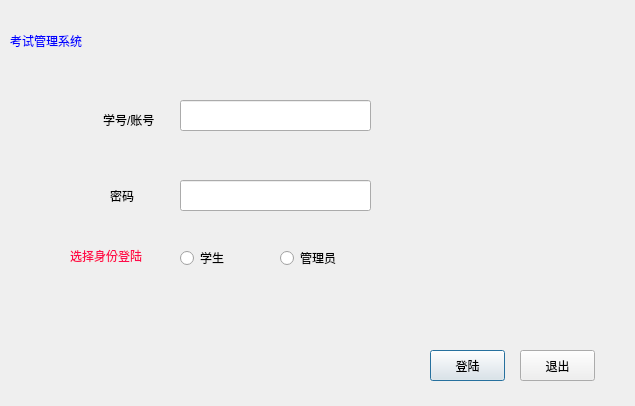
<?xml version="1.0" encoding="UTF-8"?>
<ui version="4.0">
 <class>student_exam_login</class>
 <widget class="QDialog" name="student_exam_login">
  <property name="geometry">
   <rect>
    <x>0</x>
    <y>0</y>
    <width>635</width>
    <height>406</height>
   </rect>
  </property>
  <property name="windowTitle">
   <string>考试登陆界面</string>
  </property>
  <widget class="QPushButton" name="pushButton">
   <property name="geometry">
    <rect>
     <x>430</x>
     <y>350</y>
     <width>75</width>
     <height>31</height>
    </rect>
   </property>
   <property name="text">
    <string>登陆</string>
   </property>
  </widget>
  <widget class="QPushButton" name="pushButton_2">
   <property name="geometry">
    <rect>
     <x>520</x>
     <y>350</y>
     <width>75</width>
     <height>31</height>
    </rect>
   </property>
   <property name="text">
    <string>退出</string>
   </property>
  </widget>
  <widget class="QLineEdit" name="lineEdit">
   <property name="geometry">
    <rect>
     <x>180</x>
     <y>100</y>
     <width>191</width>
     <height>31</height>
    </rect>
   </property>
  </widget>
  <widget class="QLineEdit" name="lineEdit_2">
   <property name="geometry">
    <rect>
     <x>180</x>
     <y>180</y>
     <width>191</width>
     <height>31</height>
    </rect>
   </property>
  </widget>
  <widget class="QRadioButton" name="radioButton">
   <property name="geometry">
    <rect>
     <x>180</x>
     <y>250</y>
     <width>89</width>
     <height>16</height>
    </rect>
   </property>
   <property name="text">
    <string>学生</string>
   </property>
  </widget>
  <widget class="QRadioButton" name="radioButton_2">
   <property name="geometry">
    <rect>
     <x>280</x>
     <y>250</y>
     <width>89</width>
     <height>16</height>
    </rect>
   </property>
   <property name="text">
    <string>管理员</string>
   </property>
  </widget>
  <widget class="QLabel" name="label">
   <property name="geometry">
    <rect>
     <x>10</x>
     <y>20</y>
     <width>181</width>
     <height>41</height>
    </rect>
   </property>
   <property name="styleSheet">
    <string notr="true">color: rgb(0, 0, 255);
font: 75 22pt &quot;Arial&quot;;
</string>
   </property>
   <property name="text">
    <string>考试管理系统</string>
   </property>
  </widget>
  <widget class="QLabel" name="label_2">
   <property name="geometry">
    <rect>
     <x>103</x>
     <y>110</y>
     <width>61</width>
     <height>20</height>
    </rect>
   </property>
   <property name="text">
    <string>学号/账号</string>
   </property>
  </widget>
  <widget class="QLabel" name="label_3">
   <property name="geometry">
    <rect>
     <x>110</x>
     <y>190</y>
     <width>54</width>
     <height>12</height>
    </rect>
   </property>
   <property name="text">
    <string>密码</string>
   </property>
  </widget>
  <widget class="QLabel" name="label_4">
   <property name="geometry">
    <rect>
     <x>70</x>
     <y>240</y>
     <width>101</width>
     <height>31</height>
    </rect>
   </property>
   <property name="styleSheet">
    <string notr="true">color: rgb(255, 10, 75);
font: 75 11pt &quot;微软雅黑&quot;;</string>
   </property>
   <property name="text">
    <string>选择身份登陆</string>
   </property>
  </widget>
 </widget>
 <resources/>
 <connections/>
</ui>
